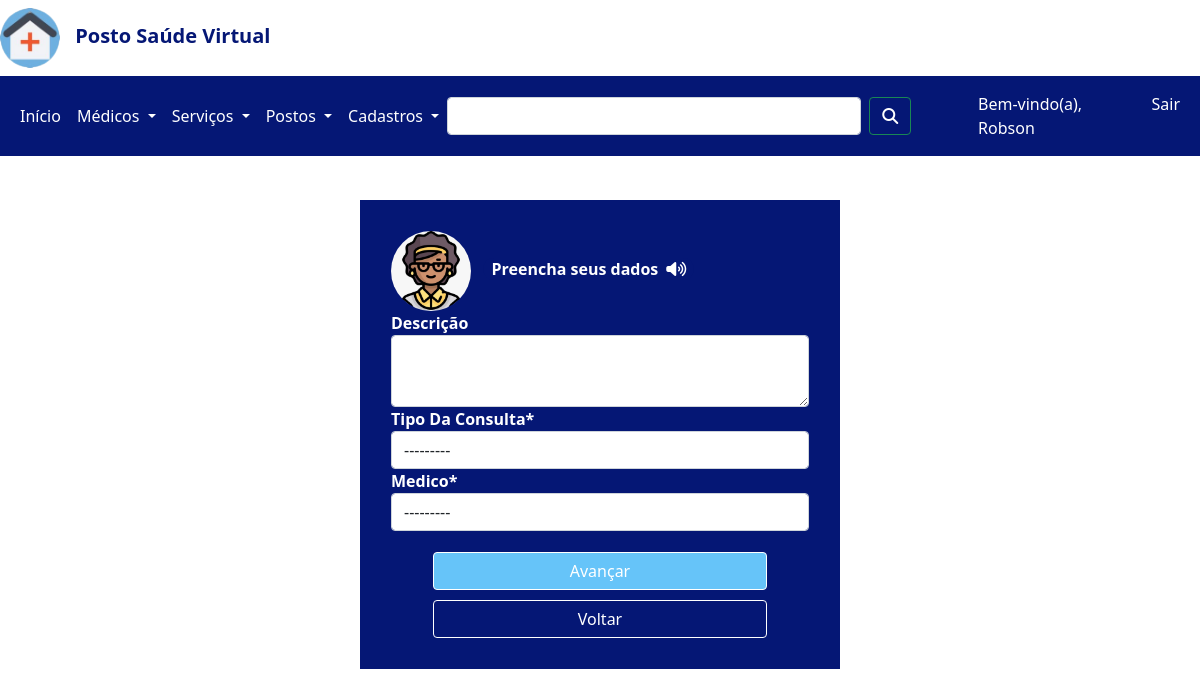
The page /cadastros/cadastrar/descricao/ (signed in) on the database as committed earlier.
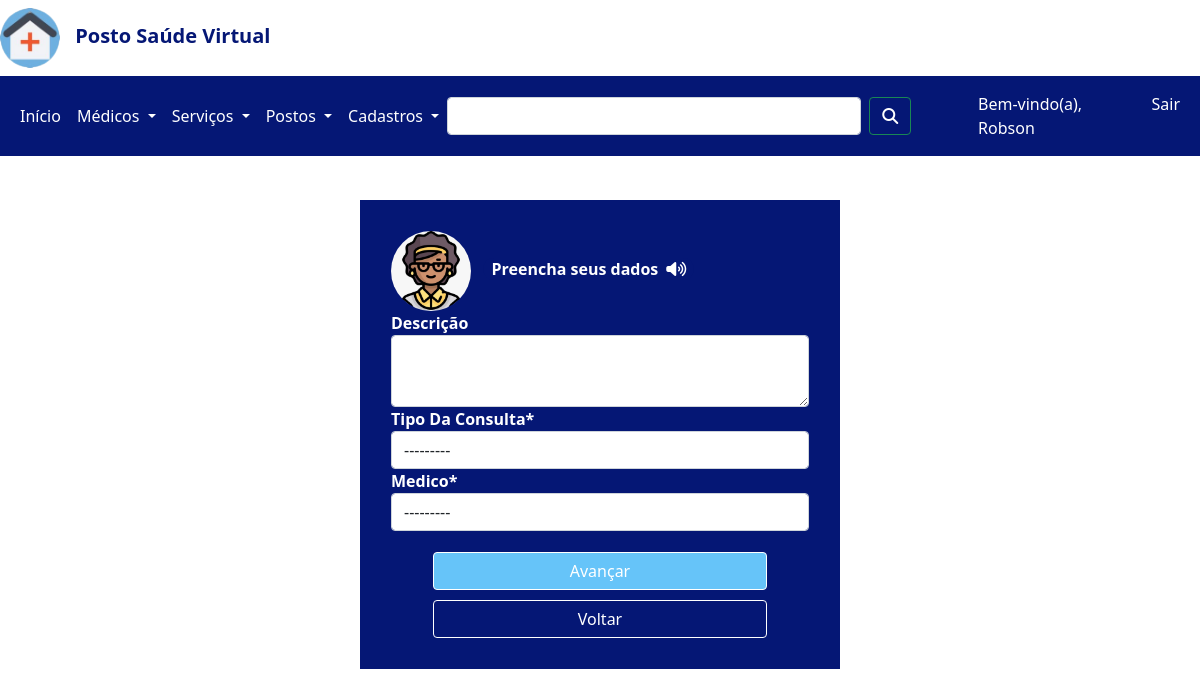
The same page on the database as committed later.
### cadastros/models.py (models this page shows)
class AgendarConsulta(models.Model):
    tipo_Da_Consulta = models.CharField(max_length=256, unique=True)
    turno = models.CharField(max_length=5)
    dia_Da_Semana = models.CharField(max_length=13)
    status = models.BooleanField(default=True)
    def __str__(self):
        return "{} ({})".format(self.turno, self.tipo_Da_Consulta)

### cadastros/views.py (the view)
# urls.py: path('cadastrar/descricao/', login_required(ConsultaCreateView.as_view()), name='cadastar-consulta-descricao'),
class ConsultaCreateView(GroupRequiredMixin, CreateView):
    group_required = u"Administrador"
    model = Consulta
    form_class = ConsultaForm
    success_url = '/cadastros/cadastrar/agendamento/'
    template_name = 'cadastros/cadastro.html'

### cadastros/forms.py
class ConsultaForm(forms.ModelForm):
    class Meta:
        model = Consulta
        fields = ('descricao', 'tipo_Da_Consulta', 'medico')

### cadastros/models.py (called while the page is built)
    def __str__(self):
        return self.nome_Completo

### cadastros/templates/cadastros/cadastro.html (shortened to what this page needs)
{% extends 'base.html' %}
{% load static %}
{% load crispy_forms_tags %}
{% block conteudo %}
<link rel="stylesheet" href="{% static 'css/agendamento.css' %}">
<body>
    <div class="cadastroUsuario">
        <div class="atendenteAg">
            <header class="header-atendente">
                <img class="atendente-img" src="{% static 'img/atendente.png' %}">
                <span><strong id="atendente-voice">&nbsp; Preencha seus dados<i class="fa-solid fa-volume-high" id="sound"></i></strong></span>
            </header>
        </div>
        <form method="post">
            {{ form|crispy}}
            <button class="btn btn-success" id="cadastrarUsuario" type="submit">Avançar</button>
        </form>
        <a href="javascript:history.back()"><button class="btn btn-success" id="cadastrarUsuario1" >Voltar</button></a>
    </div>
</body>
{% endblock %}

Rows that differ between the two databases and show on the page:
added AgendarConsulta: tipo_Da_Consulta "---------"
Other text that changed with them:
form field tipo_Da_Consulta: "---------" → (not shown)
